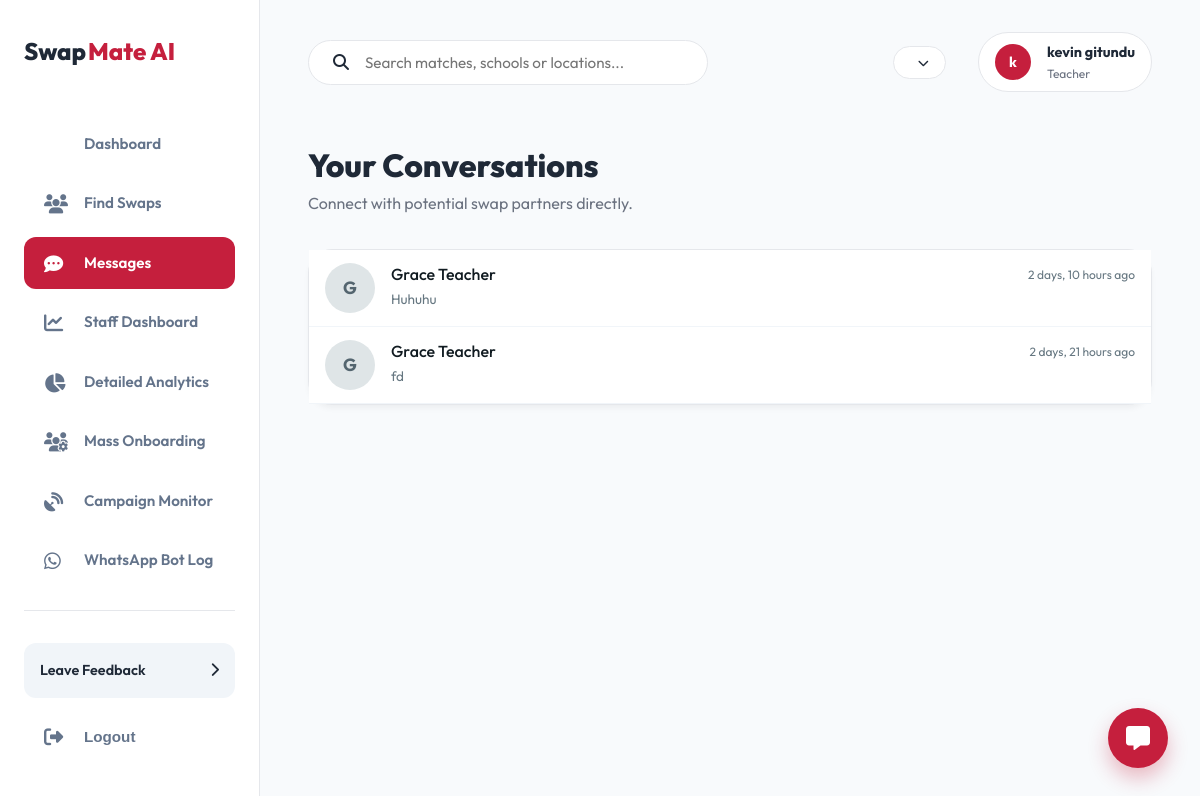
Screenshot of /messenger/inbox/ (signed in) with the database file from the repository.
### accounts/models.py (models this page shows, shortened)
class User(AbstractBaseUser, PermissionsMixin):
    phone_number = models.CharField(max_length=15, unique=True)
    first_name = models.CharField(max_length=30, blank=True)
    last_name = models.CharField(max_length=30, blank=True)
    email = models.EmailField(unique=True, null=True, blank=True)
    is_active = models.BooleanField(default=True)
    is_staff = models.BooleanField(default=False)
    date_joined = models.DateTimeField(auto_now_add=True)
    last_seen = models.DateTimeField(null=True, blank=True)
    objects = CustomUserManager()
    USERNAME_FIELD = 'phone_number'
    REQUIRED_FIELDS = ['first_name', 'last_name']

### messenger/models.py (models this page shows, shortened)
class Conversation(models.Model):
    participants = models.ManyToManyField(settings.AUTH_USER_MODEL, related_name='conversations')
    updated_at = models.DateTimeField(auto_now=True)
    class Meta:
        ordering = ['-updated_at']
    def has_unread(self, user):
        return self.messages.filter(is_read=False).exclude(sender=user).exists()

class Message(models.Model):
    conversation = models.ForeignKey(Conversation, on_delete=models.CASCADE, related_name='messages')
    sender = models.ForeignKey(settings.AUTH_USER_MODEL, on_delete=models.CASCADE, related_name='sent_messages')
    text = models.TextField()
    is_read = models.BooleanField(default=False)
    created_at = models.DateTimeField(auto_now_add=True)
    class Meta:
        ordering = ['created_at']

### messenger/views.py (the view)
# urls.py: path('inbox/', views.inbox, name='inbox'),
@login_required
def inbox(request):
    conversations = request.user.conversations.all().prefetch_related('messages', 'participants')
    return render(request, 'messenger/inbox.html', {'conversations': conversations})

### messenger/context_processors.py (called while the page is built)
def unread_messages_count(request):
    if request.user.is_authenticated:
        count = Message.objects.filter(
            conversation__participants=request.user,
            is_read=False
        ).exclude(sender=request.user).count()
        return {'unread_messages_count': count}
    return {'unread_messages_count': 0}

### messenger/templatetags/messenger_tags.py (called while the page is built)
@register.filter
def has_unread(conversation, user):
    return conversation.has_unread(user)

@register.filter
def get_partners(conversation, user):
    return conversation.participants.exclude(id=user.id)

### messenger/templates/messenger/inbox.html (shortened to what this page needs)
{% extends 'core/base_app.html' %}
{% load messenger_tags %}
{% block content %}
<div class="db-welcome" style="margin-bottom: 2rem;">
    <h1 style="font-size: 2rem; font-weight: 800;">Your Conversations</h1>
    <p style="color: var(--text-muted);">Connect with potential swap partners directly.</p>
</div>
<div class="db-card" style="padding: 0;">
    <div class="inbox-list" id="inbox-list">
        {% for conv in conversations %}
            {% with partners=conv|get_partners:request.user %}
            {% if partners %}
            <a href="{% url 'messenger:chat_view' conv.id %}" class="inbox-item" data-conversation-id="{{ conv.id }}">
                <div class="inbox-avatar">
                    {% if partners.count > 1 %}<i class="fas fa-users"></i>{% else %}{{ partners.first.first_name|first }}{% endif %}
                </div>
                <div class="inbox-details">
                    <div class="inbox-header">
                        <h4>
                            {% if partners.count > 1 %}
                                Virtual Swap Meeting
                            {% else %}
                                {{ partners.first.first_name }} {{ partners.first.last_name }}
                            {% endif %}
                        </h4>
                        <span class="inbox-time">{{ conv.updated_at|timesince }} ago</span>
                    </div>
                    <div class="inbox-preview-wrap">
                        <div class="inbox-preview">
                            {% with last_msg=conv.messages.last %}
                                {% if last_msg %}
                                    {{ last_msg.text|truncatechars:100 }}
                                {% else %}
                                    No messages yet.
                                {% endif %}
                            {% endwith %}
                        </div>
                    </div>
                </div>
            </a>
            {% endif %}
            {% endwith %}
        {% empty %}
            <div style="padding: 5rem; text-align: center;" id="empty-inbox">
                <div style="font-size: 3rem; color: #f1f5f9; margin-bottom: 1.5rem;"><i class="fas fa-comments"></i></div>
                <p style="color: var(--text-muted);">No conversations yet. Start a chat from a profile!</p>
            </div>
        {% endfor %}
    </div>
</div>
{% endblock %}

### core/templates/core/base_app.html (shortened to what this page needs)
{% load static %}
<!DOCTYPE html>
<html lang="en">
<head>
    <link rel="stylesheet" href="https://cdnjs.cloudflare.com/ajax/libs/font-awesome/6.4.0/css/all.min.css">
    <link rel="stylesheet" href="{% static 'core/css/style.css' %}">
</head>
<body>
    <div class="app-layout">
        <aside class="app-sidebar" id="app-sidebar">
            <a href="/" class="logo" style="color: var(--text-dark); font-weight: 800;">Swap<span>Mate AI</span></a>
            <nav class="sidebar-nav">
                <a href="{% url 'accounts:dashboard' %}" class="nav-item {% if request.resolver_match.url_name == 'dashboard' %}active{% endif %}">
                    Dashboard
                </a>
                <a href="{% url 'accounts:find_swaps' %}" class="nav-item {% if request.resolver_match.url_name == 'find_swaps' %}active{% endif %}">
                    <i class="fas fa-users"></i>
                    Find Swaps
                </a>
                <a href="{% url 'messenger:inbox' %}" class="nav-item {% if '/messenger/' in request.path %}active{% endif %}">
                    <i class="fas fa-comment-dots"></i>
                    Messages
                </a>
                {% if user.is_staff %}
                <a href="{% url 'accounts:staff_dashboard' %}" class="nav-item {% if request.resolver_match.url_name == 'staff_dashboard' %}active{% endif %}">
                    <i class="fas fa-chart-line"></i>
                    Staff Dashboard
                </a>
                <a href="{% url 'accounts:swap_analytics' %}" class="nav-item {% if request.resolver_match.url_name == 'swap_analytics' %}active{% endif %}">
                    <i class="fas fa-chart-pie"></i>
                    Detailed Analytics
                </a>
                <a href="{% url 'messenger:bulk_onboard' %}" class="nav-item {% if request.resolver_match.url_name == 'bulk_onboard' %}active{% endif %}">
                    <i class="fas fa-users-cog"></i>
                    Mass Onboarding
                </a>
                <a href="{% url 'messenger:bulk_campaign_admin' %}" class="nav-item {% if request.resolver_match.url_name == 'bulk_campaign_admin' %}active{% endif %}">
                    <i class="fas fa-satellite-dish"></i>
                    Campaign Monitor
                </a>
                <a href="{% url 'messenger:whatsapp_admin' %}" class="nav-item {% if request.resolver_match.url_name == 'whatsapp_admin' %}active{% endif %}">
                    <i class="fab fa-whatsapp"></i>
                    WhatsApp Bot Log
                </a>
                {% endif %}
            </nav>
            <div class="sidebar-footer">
                <a href="#" class="feedback-card">
                    <span>Leave Feedback</span>
                    <i class="fas fa-chevron-right"></i>
                </a>
                <form action="{% url 'accounts:logout' %}" method="post" style="margin-top: 1rem;">
                    <button type="submit" class="nav-item" style="width: 100%; border: none; background: none; cursor: pointer; text-align: left;">
                        <i class="fas fa-sign-out-alt"></i>
                        Logout
                    </button>
                </form>
            </div>
        </aside>
        <main class="app-main">
            <header class="app-header">
                <div class="header-search">
                    <i class="fas fa-search"></i>
                    <input type="text" placeholder="Search matches, schools or locations...">
                </div>
                <div class="header-actions">
                    <div class="dropdown">
                        <button class="btn-secondary" style="padding: 0.5rem 1rem; border-radius: 50px; font-size: 0.85rem;">
                            {{ profile.get_level_display }} <i class="fas fa-chevron-down" style="margin-left: 0.5rem; font-size: 0.7rem;"></i>
                        </button>
                    </div>
                    <div class="user-pill">
                        <div class="avatar-small">{{ user.first_name|first }}</div>
                        <div class="user-info-text">
                            <strong>{{ user.first_name }} {{ user.last_name }}</strong>
                            <span>Teacher</span>
                        </div>
                    </div>
                </div>
            </header>
            {% block content %}{% endblock %}
        </main>
    </div>
    <div class="chat-widget" id="chat-toggle-new" style="bottom: 2rem; right: 2rem;">
        <i class="fas fa-comment-alt" style="font-size: 1.5rem;"></i>
    </div>
</body>
</html>

### core/static/core/css/style.css (style rules this page uses)
:root { --primary: #c51f3d; --primary-hover: #a01931; --bg-light: #ffffff; --text-dark: #1f2937; --text-muted: #6b7280; --border: #e5e7eb; --grid-color: rgba(0, 0, 0, 0.03); --font-main: 'Outfit', sans-serif; --shadow-sm: 0 1px 2px 0 rgb(0 0 0 / 0.05); --shadow-md: 0 4px 6px -1px rgb(0 0 0 / 0.1), 0 2px 4px -2px rgb(0 0 0 / 0.1); }
* { margin: 0; padding: 0; box-sizing: border-box; }
body { font-family: var(--font-main); background-color: var(--bg-light); color: var(--text-dark); line-height: 1.6; overflow-x: hidden; background-image: linear-gradient(var(--grid-color) 1px, transparent 1px), linear-gradient(90deg, var(--grid-color) 1px, transparent 1px); background-size: 40px 40px; }
.logo { font-size: 1.25rem; font-weight: 700; text-decoration: none; color: var(--text-dark); display: flex; align-items: center; }
.logo span { color: var(--primary); margin-left: 2px; }
.btn-secondary { padding: 1rem 2rem; border-radius: 12px; color: var(--text-dark); text-decoration: none; font-weight: 700; border: 1px solid var(--border); background: white; transition: 0.3s; }
.chat-widget { position: fixed; bottom: 30px; right: 30px; z-index: 1000; width: 60px; height: 60px; background: var(--primary); border-radius: 50%; display: flex; align-items: center; justify-content: center; color: white; box-shadow: 0 10px 20px rgba(197, 31, 61, 0.3); cursor: pointer; transition: 0.3s; }
.app-layout { display: flex; min-height: 100vh; background: #f8fafc; }
.app-sidebar { width: 260px; background: white; border-right: 1px solid var(--border); display: flex; flex-direction: column; padding: 2rem 1.5rem; position: fixed; height: 100vh; }
.app-sidebar .logo { font-size: 1.5rem; margin-bottom: 3rem; display: block; text-decoration: none; }
.sidebar-nav { flex: 1; }
.nav-item { display: flex; align-items: center; gap: 1rem; padding: 0.85rem 1rem; color: var(--text-muted); text-decoration: none; font-weight: 600; border-radius: 12px; margin-bottom: 0.5rem; transition: 0.3s; }
.nav-item i { font-size: 1.2rem; width: 24px; }
.nav-item.active { background: var(--primary); color: white; }
.sidebar-footer { padding-top: 2rem; border-top: 1px solid var(--border); }
.feedback-card { background: #f1f5f9; padding: 1rem; border-radius: 12px; display: flex; align-items: center; justify-content: space-between; font-size: 0.9rem; color: var(--text-dark); text-decoration: none; font-weight: 600; }
.app-main { flex: 1; margin-left: 260px; padding: 2rem 3rem; }
.app-header { display: flex; justify-content: space-between; align-items: center; margin-bottom: 3rem; }
.header-search { background: white; border: 1px solid var(--border); padding: 0.75rem 1.5rem; border-radius: 50px; width: 400px; display: flex; align-items: center; gap: 1rem; }
.header-search input { border: none; outline: none; width: 100%; font-family: inherit; font-size: 0.95rem; }
.header-actions { display: flex; align-items: center; gap: 2rem; }
.user-pill { display: flex; align-items: center; gap: 1rem; background: white; padding: 0.5rem 1rem; border-radius: 50px; border: 1px solid var(--border); }
.user-pill img, .user-pill .avatar-small { width: 36px; height: 36px; border-radius: 50%; background: var(--primary); color: white; display: flex; align-items: center; justify-content: center; font-weight: 700; font-size: 0.9rem; }
.user-info-text { display: flex; flex-direction: column; }
.user-info-text strong { font-size: 0.9rem; color: var(--text-dark); }
.user-info-text span { font-size: 0.75rem; color: var(--text-muted); }
.db-card { background: white; border-radius: 24px; padding: 2rem; border: 1px solid var(--border); box-shadow: 0 4px 6px -1px rgba(0, 0, 0, 0.05); }
.nav-item { display: flex; align-items: center; gap: 1rem; padding: 0.85rem 1.25rem; border-radius: 12px; color: #64748b; text-decoration: none; font-weight: 600; font-size: 0.95rem; transition: all 0.2s; }

### rows the page displays
User: first_name|first "k", first_name "kevin", last_name "gitundu"
Conversation: updated_at "2 days, 10 hours", messages.last.text "Huhuhu"
User: first.first_name|first "G", first.first_name "Grace", first.last_name "Teacher"
Conversation: updated_at "2 days, 21 hours", messages.last.text "fd"
